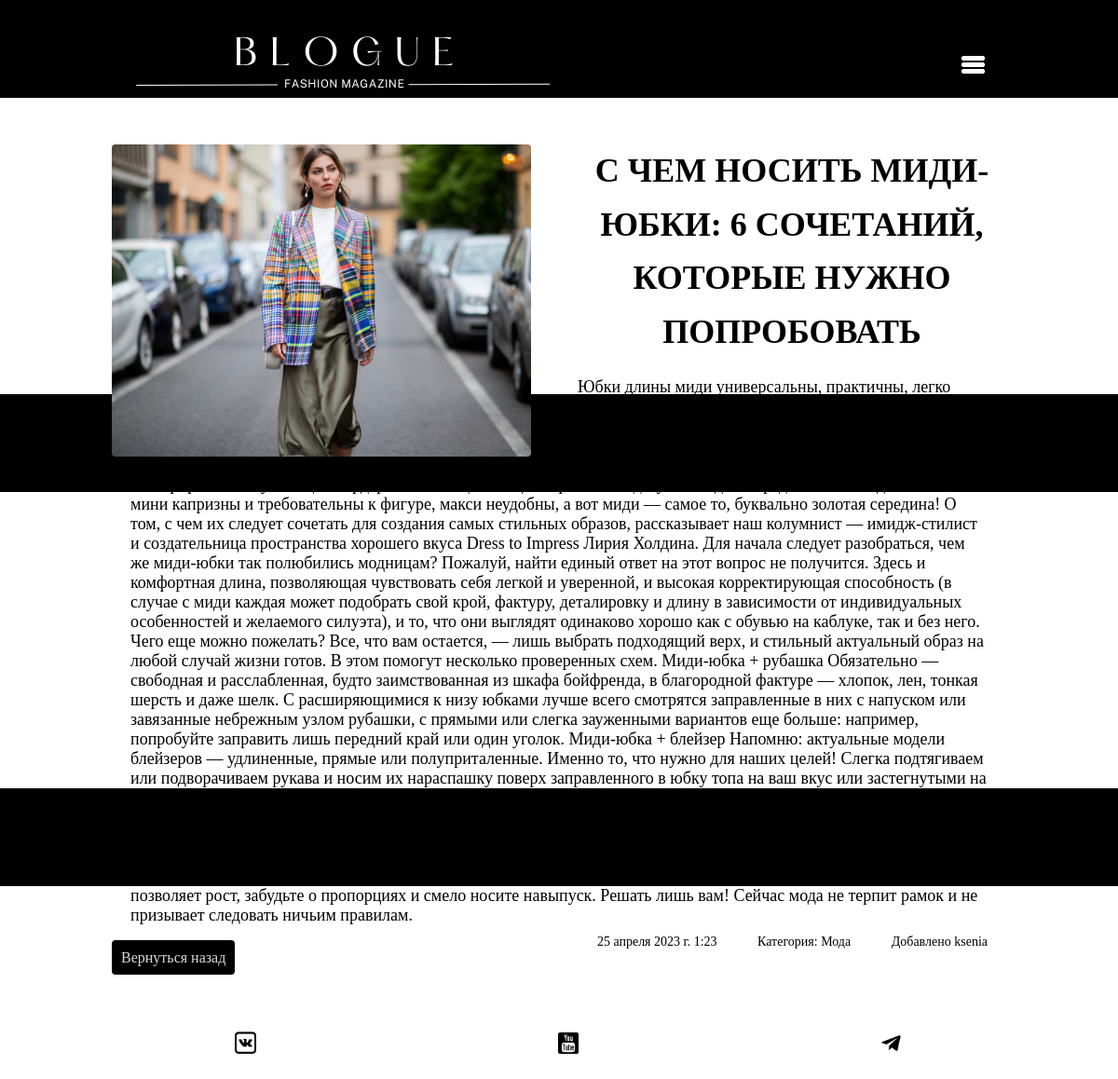
Screenshot of /articles/s-chem-nosit-midi-yubki/ with the database file from the repository.
### articles/models.py (models this page shows, shortened)
class Article(models.Model):
    title = models.CharField(max_length=150, verbose_name='Название')
    slug = models.SlugField(verbose_name='Слаг')
    body = models.TextField(verbose_name='Статья')
    date = models.DateTimeField(auto_now_add=True)
    thumb = models.ImageField(default='default.jpeg', blank=True, verbose_name='Изображение')
    author = models.ForeignKey(User, on_delete=models.CASCADE, default=None)
    category = models.CharField(choices=categories, default='Мода', max_length=15, verbose_name='Категория')

### articles/views.py (the view)
# urls.py: path('<slug:slug>/', views.article_detail, name='detail'),
def article_detail(request, slug):
    article = Article.objects.get(slug=slug)
    return render(request, 'articles/article_detail.html', {'article': article})

### articles/templates/articles/article_detail.html (shortened to what this page needs)
{% extends 'base_layout.html' %}
{% block content %}
<div class="article-detail">
    <div class="article">
        <img src="{{ article.thumb.url }}">
        <h2>{{ article.title }}</h2>
        <p>{{ article.body }}</p>
        <div class="categories">
            <p>{{ article.date }}</p>
            <p>Категория: {{article.category}}</p>
            <p>Добавлено {{ article.author.username }}</p>
        </div>
    </div>
    <a href="#" onclick="history.back();return false;" class="history-back">Вернуться назад</a>
    </div>
</div>
{% endblock %}

### assets/styles.css (style rules this page uses)
body { background-color: #f5; background-image: url(background1.png); background-repeat-y: no-repeat; color: #000; }
body * { font-family: Ubuntu; }
h1, h2, h3, h4, h5 { font-weight: normal; margin: 0; }
a, a:hover { color: #000; text-decoration: none; }
.article { padding: 10px; position: relative; font-size: 18px; }
.article h2 { font-size: 1.7em; font-weight:600; line-height: 1.6; text-align: center; text-transform: uppercase; }
.article img { width: 450px; display: block; margin-left: auto; margin-right: 50px; margin-bottom: 1px; float: left; padding: 10px border: 3px solid black; border-radius: 4px; }
.article-detail .article { padding: 0; }
.article-detail .article img { max-width: 100%; }
.article-detail .article h2 { text-align: center; margin: 20px auto; font-size: 2em }
.article-detail .article p { margin: 10px 20px; }
.article-detail .article .categories p { display: inline; }
.article-detail .article .categories { text-align: end; font-size: 14px }
a.history-back { padding: 10px; background: #000; position: absolute; margin: 0; color: #d9d9d9; border-radius: 4px; position: relative; }

### rows the page displays
Article: thumb (picture), title "С ЧЕМ НОСИТЬ МИДИ-ЮБКИ: 6 СОЧЕТАНИЙ, КОТОРЫЕ НУЖНО ПОПРОБОВАТЬ", body "Юбки длины миди универсальны, практичны, легко сочетаются со многими вещами и создают правильные пропорции — лучший компромисс между трендовыми мини и макси. Предлагаем несколько самых стильных сочетаний и приемов, которые помогут легко интегрировать такую вещь в гардероб. Все чаще и чаще современные девушки отдают предпочтение миди-юбкам: мини капризны и требовательны к фигуре, макси неудобны, а вот миди — самое то, буквально золотая середина! О том, с чем их следует сочетать для создания самых стильных образов, рассказывает наш колумнист — имидж-стилист и создательница пространства хорошего вкуса Dress to Impress Лирия Холдина. Для начала следует разобраться, чем же миди-юбки так…", date "25 апреля 2023 г. 1:23", category "Мода", author.username "ksenia"
